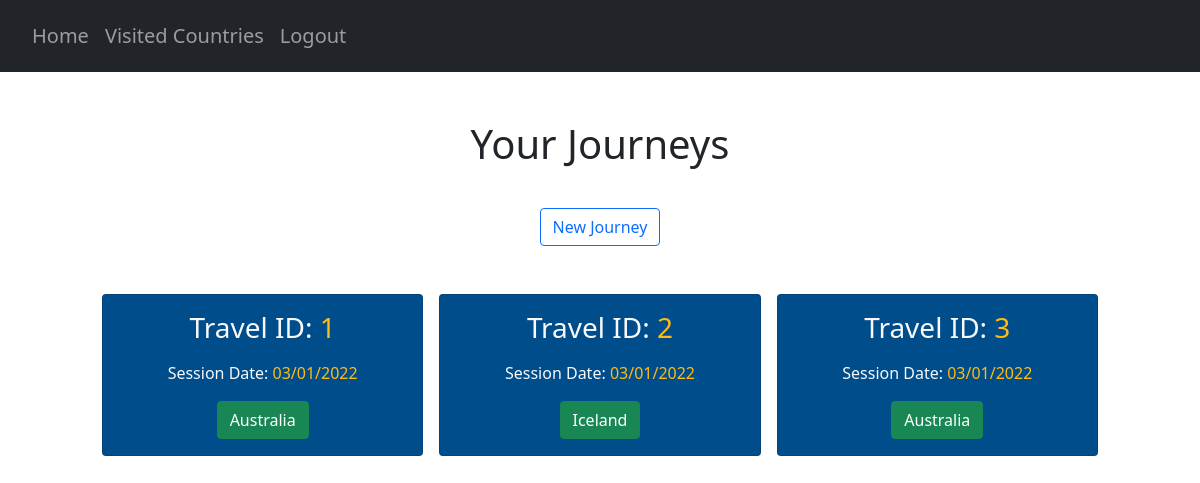
/journeys (signed in), run on the app's committed database.
### website/models.py (models this page shows)
class Country(db.Model):
    country_code = db.Column(db.String(3), primary_key=True)
    country_name = db.Column(db.String(150), unique=True)

### website/views.py (the view)
@views.route("/journeys", methods=["GET"])
@login_required
def journey():
    countries = Country.query.all()
    AllCountries = {}
    for country in countries:
        AllCountries[country.country_code] = country.country_name
    x = select(UserTravelScore)\
            .where(UserTravelScore.user_id == current_user.id)
    result = db.session.connection().execute(x)
    result = result.fetchall()
    travel_sessions = []
    for travel in result:
        num_country_scores = 0
        travelID = travel[1]
        dateAdded = travel[2]
        dateString = dateAdded.strftime("%d/%m/%Y")
        countries_X = select(UserCountryScore)\
            .where(UserCountryScore.user_id == current_user.id, UserCountryScore.travel_id == travelID)
        result_countries = db.session.connection().execute(countries_X)
        result_travels = result_countries.fetchall()
        if result_travels == []:
            travel_sessions.append((travelID, dateString, {'Status': 'Incomplete'}))
        else:
            for country_score in result_travels:
                num_country_scores += 1
            if num_country_scores == 197:
                country_scores_x = select(UserCountryScore)\
                    .where(UserCountryScore.user_id == current_user.id, UserCountryScore.travel_id == travelID)\
                    .order_by(UserCountryScore.total_score.desc())
                result_best_countries = db.session.connection().execute(country_scores_x)
                result_all_countries = result_best_countries.fetchall()
                result_top_country = result_all_countries[0][2]
                country_codes_to_filter = []
                for result in result_all_countries:
                    country_codes_to_filter.append(result[2])
                filtered_country_codes = filterPrevCountries(country_codes_to_filter, travelID)
                top_filtered_country_code = filtered_country_codes[0]
                top_country_name = AllCountries[top_filtered_country_code]
                travel_sessions.append((travelID, dateString, {'Top Country': top_country_name}))
            else:
                print("Incomplete - possible server error")
                travel_sessions.append((travelID, dateString, {'Status': 'Incomplete'}))
    return render_template("journeys.html", user=current_user, journeys=travel_sessions)

### website/__init__.py (called while the page is built)
def create_app():
    app = Flask(__name__)
    app.config['SECRET_KEY'] = 'pog'
    app.config['SQLALCHEMY_DATABASE_URI'] = f'sqlite:///{DB_NAME}'
    db.init_app(app)
    from .views import views
    from .auth import auth
    app.register_blueprint(views, url_prefix='/')
    app.register_blueprint(auth, url_prefix='/')
    from .models import User, Country, UserCountry, Safety, Cost, CulturalValue, CovidRestrictions
    create_database(app)
    login_manager = LoginManager()
    login_manager.login_view = 'auth.login'
    login_manager.init_app(app)
    @login_manager.user_loader
    def load_user(id):
        return User.query.get(int(id))
    return app

### website/questionHandler.py (called while the page is built)
def doesUserWantThisCountry(countryCode):
    countries = UserCountry.query.all()
    users_countries = []
    for country in countries:
        if country.user_id == current_user.id:
            users_countries.append(country.country_code)
    for country in users_countries:
        if countryCode in users_countries:
            return True
        else:
            return False

def filterPrevCountries(codes, travelID):
    try:
        current_travel = UserTravelScore.query.get((current_user.id, travelID))
    except (sqlite3.IntegrityError, sqlalchemy.exc.IntegrityError) as e:
        print(e)
    prev_countries = getattr(current_travel, "prev_countries")
    if prev_countries == True:
        return codes
    else:
        suggestionsStream = filter(lambda x:not(doesUserWantThisCountry(x)), codes)
        suggestionsStream = list(suggestionsStream)
        return suggestionsStream

### website/templates/journeys.html (shortened to what this page needs)
{% extends "base.html" %} {% block title %}Journeys{% endblock %}
{% block content %}
<div class="container pt-5">
      <h1 align="center">Your Journeys</h1>
</div>
<div class="container pt-3" align="center">
    <button type="submit" class="btn btn-outline-primary mt-3 newJourney">New Journey</button>
</div>
<section class="p-5">
    <div class="container">
        <div class="row text-center g-3">
            {% for travel in journeys %}
            {% for journeyS, journeyT in travel[2].items() %}
            <div class="col-4">
                <div class="card cardTravel text-light">
                    <div class="card-body text-center">
                        <h3 class="card-title mb-3">
                            Travel ID: <span style="color:#ffbb11">{{ travel[0] }}</span>
                        </h3>
                        <p class="card-text">
                            Session Date: <span style="color:#ffbb11">{{ travel[1] }}</span>
                        </p>
                        {% if journeyT == "Incomplete" %}
                        <button class="btn btn-danger travel" id="{{ travel[0] }}">Incomplete</button>
                        {% else %}
                        <button class="btn btn-success travel" id="{{ travel[0] }}">{{ journeyT }}</button>
                        {% endif %}
                    </div>
                </div>
            </div>
            {% endfor %}
            {% endfor %}
        </div>
    </div>
</section>
{% endblock %}

### website/templates/base.html (shortened to what this page needs)
<!DOCTYPE html>
<html>
    <head>
        <link
            rel="stylesheet"
            href="https://stackpath.bootstrapcdn.com/bootstrap/4.4.1/css/bootstrap.min.css"
        />
        <link
            rel="stylesheet"
            href="https://stackpath.bootstrapcdn.com/font-awesome/4.7.0/css/font-awesome.min.css"
        />
        <link rel="stylesheet" href="https://cdn.jsdelivr.net/npm/bootstrap-icons@1.3.0/font/bootstrap-icons.css">
        <link href="https://cdn.jsdelivr.net/npm/bootstrap@5.0.2/dist/css/bootstrap.min.css"
              rel="stylesheet"
        />
        <link href="https://cdn.jsdelivr.net/npm/tom-select@2.0.0-rc.4/dist/css/tom-select.css" rel="stylesheet">
        <script type="text/javascript" src="https://cdnjs.cloudflare.com/ajax/libs/jquery/3.1.1/jquery.min.js"></script>        <link rel="stylesheet" type="text/css" href="/static/extra.css">
    </head>
    <body>
        <section>
            <nav class="navbar navbar-expand-lg bg-dark navbar-dark py-3 ">
                <div class="collapse navbar-collapse" id="navbar">
                    <div class="navbar-nav pl-2 h5">
                        <ul class="navbar-nav">
                            {% if user.is_authenticated %}
                            <li class="nav-item">
                                <a class="nav-link" id="home" href="/">Home</a>
                            </li>
                            <li class="nav-item">
                                <a class="nav-link" id="prev-countries" href="/countries">Visited Countries</a>
                            </li>
                            <li class="nav-item">
                                <a class="nav-link" id="logout" href="/logout">Logout</a>
                            </li>
                            {% endif %}
                        </ul>
                    </div>
                </div>
            </nav>
        </section>
        {% if request.url == "http://127.0.0.1:5000/" %}
            {% block homepage %}
            {% endblock %}
        {% elif request.url == "http://127.0.0.1:5000/countries" %}
            {% block countriespage %}
            {% endblock %}
        {% else %}
            <div class="container" id="main">
            {% block content %}
            {% endblock %}
            </div>
        {% endif %}
    </body>
</html>

### website/static/extra.css (style rules this page uses)
.cardTravel { background-color: #004d8c; }

### data on the page
Country: travel "1", travel "03/01/2022", country_name "Australia", travel "3"
Country: travel "2", travel "03/01/2022", country_name "Iceland"
